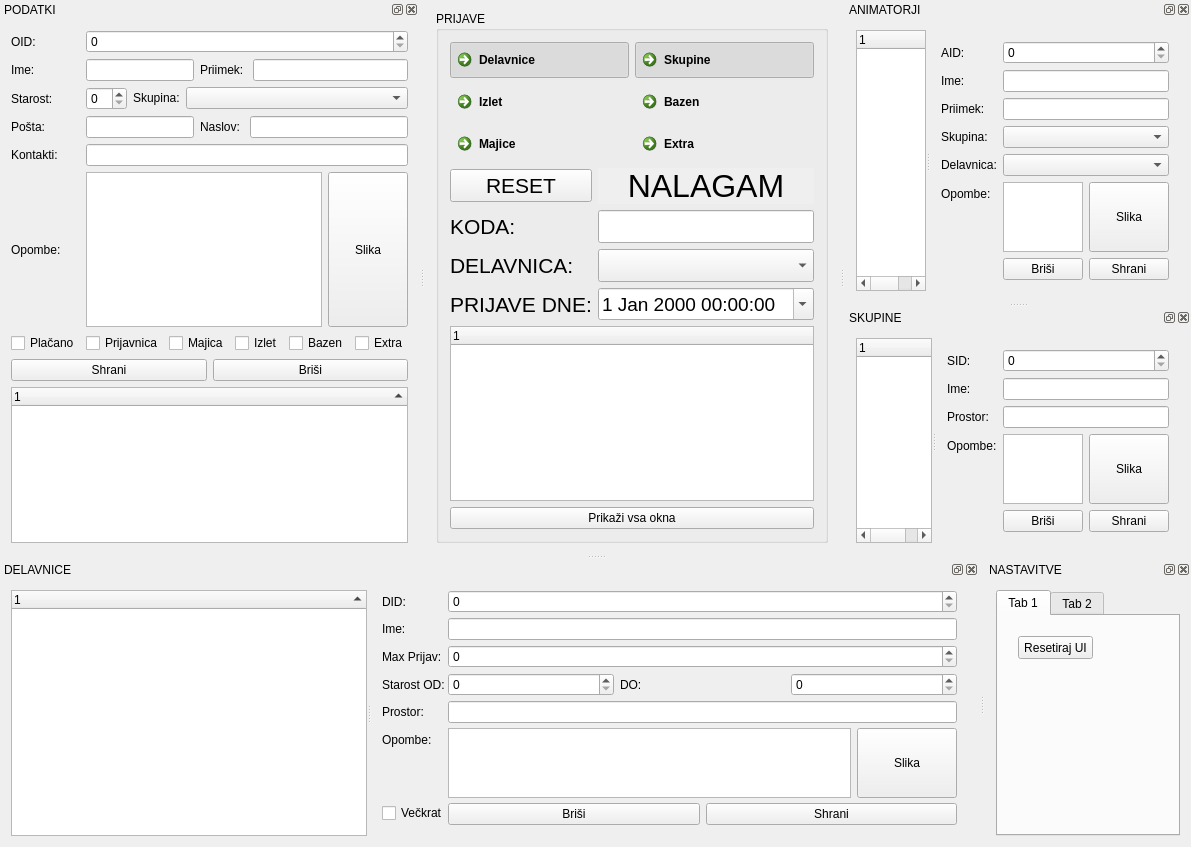
<?xml version="1.0" encoding="UTF-8"?>
<ui version="4.0">
 <class>Oratorij</class>
 <widget class="QMainWindow" name="Oratorij">
  <property name="geometry">
   <rect>
    <x>0</x>
    <y>0</y>
    <width>1083</width>
    <height>774</height>
   </rect>
  </property>
  <property name="windowTitle">
   <string>Oratorij</string>
  </property>
  <widget class="QWidget" name="centralWidget">
   <layout class="QGridLayout" name="gridLayout_6">
    <item row="0" column="0">
     <widget class="QGroupBox" name="PrijaveGB">
      <property name="title">
       <string>PRIJAVE</string>
      </property>
      <layout class="QGridLayout" name="gridLayout_13">
       <item row="5" column="0">
        <widget class="QLabel" name="delavnicaLabel">
         <property name="font">
          <font>
           <pointsize>16</pointsize>
          </font>
         </property>
         <property name="text">
          <string>DELAVNICA:</string>
         </property>
        </widget>
       </item>
       <item row="2" column="0" colspan="2">
        <layout class="QGridLayout" name="prijaveGridLayout">
         <item row="1" column="0">
          <widget class="QCommandLinkButton" name="delavniceButton">
           <property name="text">
            <string>Delavnice</string>
           </property>
           <property name="checkable">
            <bool>true</bool>
           </property>
           <property name="checked">
            <bool>true</bool>
           </property>
          </widget>
         </item>
         <item row="2" column="1">
          <widget class="QCommandLinkButton" name="bazenButon">
           <property name="text">
            <string>Bazen</string>
           </property>
           <property name="checkable">
            <bool>true</bool>
           </property>
          </widget>
         </item>
         <item row="2" column="0">
          <widget class="QCommandLinkButton" name="izletButton">
           <property name="text">
            <string>Izlet</string>
           </property>
           <property name="checkable">
            <bool>true</bool>
           </property>
          </widget>
         </item>
         <item row="3" column="1">
          <widget class="QCommandLinkButton" name="extraButton">
           <property name="text">
            <string>Extra</string>
           </property>
           <property name="checkable">
            <bool>true</bool>
           </property>
          </widget>
         </item>
         <item row="3" column="0">
          <widget class="QCommandLinkButton" name="majiceButton">
           <property name="text">
            <string>Majice</string>
           </property>
           <property name="checkable">
            <bool>true</bool>
           </property>
           <property name="checked">
            <bool>false</bool>
           </property>
          </widget>
         </item>
         <item row="1" column="1">
          <widget class="QCommandLinkButton" name="skupineButton">
           <property name="text">
            <string>Skupine</string>
           </property>
           <property name="checkable">
            <bool>true</bool>
           </property>
           <property name="checked">
            <bool>true</bool>
           </property>
          </widget>
         </item>
        </layout>
       </item>
       <item row="4" column="0">
        <widget class="QLabel" name="kodaLabel">
         <property name="font">
          <font>
           <pointsize>16</pointsize>
          </font>
         </property>
         <property name="text">
          <string>KODA:</string>
         </property>
        </widget>
       </item>
       <item row="4" column="1">
        <widget class="QLineEdit" name="koda">
         <property name="font">
          <font>
           <pointsize>16</pointsize>
          </font>
         </property>
         <property name="inputMask">
          <string/>
         </property>
         <property name="text">
          <string/>
         </property>
        </widget>
       </item>
       <item row="6" column="1">
        <widget class="QDateTimeEdit" name="datupPrijav">
         <property name="font">
          <font>
           <pointsize>14</pointsize>
          </font>
         </property>
         <property name="calendarPopup">
          <bool>true</bool>
         </property>
        </widget>
       </item>
       <item row="5" column="1">
        <widget class="QComboBox" name="izborDelavnice">
         <property name="font">
          <font>
           <pointsize>16</pointsize>
          </font>
         </property>
         <property name="modelColumn">
          <number>0</number>
         </property>
        </widget>
       </item>
       <item row="6" column="0">
        <widget class="QLabel" name="prijaveDneLabel">
         <property name="font">
          <font>
           <pointsize>16</pointsize>
          </font>
         </property>
         <property name="text">
          <string>PRIJAVE DNE:</string>
         </property>
        </widget>
       </item>
       <item row="3" column="1">
        <widget class="QLabel" name="status">
         <property name="font">
          <font>
           <pointsize>24</pointsize>
          </font>
         </property>
         <property name="layoutDirection">
          <enum>Qt::LeftToRight</enum>
         </property>
         <property name="autoFillBackground">
          <bool>true</bool>
         </property>
         <property name="frameShape">
          <enum>QFrame::NoFrame</enum>
         </property>
         <property name="text">
          <string>NALAGAM</string>
         </property>
         <property name="alignment">
          <set>Qt::AlignCenter</set>
         </property>
        </widget>
       </item>
       <item row="3" column="0">
        <widget class="QPushButton" name="pReset">
         <property name="font">
          <font>
           <pointsize>16</pointsize>
          </font>
         </property>
         <property name="text">
          <string>RESET</string>
         </property>
        </widget>
       </item>
       <item row="9" column="0" colspan="2">
        <widget class="QPushButton" name="showGui">
         <property name="text">
          <string>Prikaži vsa okna</string>
         </property>
        </widget>
       </item>
       <item row="8" column="0" colspan="2">
        <widget class="QTreeWidget" name="prijave">
         <property name="mouseTracking">
          <bool>true</bool>
         </property>
         <property name="allColumnsShowFocus">
          <bool>true</bool>
         </property>
         <attribute name="headerCascadingSectionResizes">
          <bool>false</bool>
         </attribute>
         <attribute name="headerDefaultSectionSize">
          <number>100</number>
         </attribute>
         <column>
          <property name="text">
           <string notr="true">1</string>
          </property>
         </column>
        </widget>
       </item>
      </layout>
     </widget>
    </item>
   </layout>
  </widget>
  <widget class="QDockWidget" name="podatkiDock">
   <property name="windowTitle">
    <string>PODATKI</string>
   </property>
   <attribute name="dockWidgetArea">
    <number>1</number>
   </attribute>
   <widget class="QWidget" name="podatkiDockWidget">
    <layout class="QGridLayout" name="gridLayout">
     <item row="0" column="0">
      <layout class="QGridLayout" name="pLayout">
       <item row="2" column="1">
        <layout class="QFormLayout" name="pStarosSkupinaLayout">
         <property name="fieldGrowthPolicy">
          <enum>QFormLayout::AllNonFixedFieldsGrow</enum>
         </property>
         <item row="0" column="0">
          <widget class="QSpinBox" name="pStarost"/>
         </item>
         <item row="0" column="1">
          <layout class="QFormLayout" name="pSkupinaLAyout">
           <property name="fieldGrowthPolicy">
            <enum>QFormLayout::AllNonFixedFieldsGrow</enum>
           </property>
           <item row="0" column="0">
            <widget class="QLabel" name="pSkupinaLabel">
             <property name="text">
              <string>Skupina:</string>
             </property>
            </widget>
           </item>
           <item row="0" column="1">
            <widget class="QComboBox" name="pSkupina">
             <property name="editable">
              <bool>false</bool>
             </property>
            </widget>
           </item>
          </layout>
         </item>
        </layout>
       </item>
       <item row="1" column="1">
        <layout class="QFormLayout" name="pImePriimeklayout">
         <item row="0" column="0">
          <widget class="QLineEdit" name="pIme">
           <property name="maxLength">
            <number>100</number>
           </property>
          </widget>
         </item>
         <item row="0" column="1">
          <layout class="QFormLayout" name="pPriimekLayout">
           <item row="0" column="0">
            <widget class="QLabel" name="pPriimekLabel">
             <property name="text">
              <string>Priimek: </string>
             </property>
            </widget>
           </item>
           <item row="0" column="1">
            <widget class="QLineEdit" name="pPriimek">
             <property name="maxLength">
              <number>100</number>
             </property>
            </widget>
           </item>
          </layout>
         </item>
        </layout>
       </item>
       <item row="6" column="1">
        <layout class="QGridLayout" name="pCheckLayout">
         <item row="1" column="1">
          <widget class="QCheckBox" name="pPrijavnica">
           <property name="text">
            <string>Prijavnica</string>
           </property>
          </widget>
         </item>
         <item row="1" column="2">
          <widget class="QCheckBox" name="pMajica">
           <property name="text">
            <string>Majica</string>
           </property>
          </widget>
         </item>
         <item row="1" column="6">
          <widget class="QCheckBox" name="pExtra">
           <property name="text">
            <string>Extra</string>
           </property>
          </widget>
         </item>
         <item row="1" column="4">
          <widget class="QCheckBox" name="pBazen">
           <property name="text">
            <string>Bazen</string>
           </property>
          </widget>
         </item>
         <item row="1" column="3">
          <widget class="QCheckBox" name="pIzlet">
           <property name="text">
            <string>Izlet</string>
           </property>
          </widget>
         </item>
        </layout>
       </item>
       <item row="4" column="1">
        <widget class="QLineEdit" name="pKontakt">
         <property name="maxLength">
          <number>100</number>
         </property>
        </widget>
       </item>
       <item row="0" column="0">
        <widget class="QLabel" name="pOidLabel">
         <property name="text">
          <string>OID:</string>
         </property>
        </widget>
       </item>
       <item row="3" column="1">
        <layout class="QFormLayout" name="pNaslovPostaLayout">
         <property name="fieldGrowthPolicy">
          <enum>QFormLayout::AllNonFixedFieldsGrow</enum>
         </property>
         <item row="0" column="0">
          <widget class="QLineEdit" name="pPosta">
           <property name="maxLength">
            <number>100</number>
           </property>
          </widget>
         </item>
         <item row="0" column="1">
          <layout class="QFormLayout" name="pNaslovLayout">
           <item row="0" column="0">
            <widget class="QLabel" name="pNaslovLabel">
             <property name="text">
              <string>Naslov: </string>
             </property>
            </widget>
           </item>
           <item row="0" column="1">
            <widget class="QLineEdit" name="pNaslov">
             <property name="maxLength">
              <number>100</number>
             </property>
            </widget>
           </item>
          </layout>
         </item>
        </layout>
       </item>
       <item row="1" column="0">
        <widget class="QLabel" name="pImeLabel">
         <property name="text">
          <string>Ime:</string>
         </property>
        </widget>
       </item>
       <item row="4" column="0">
        <widget class="QLabel" name="pKontaktLabel">
         <property name="text">
          <string>Kontakti:</string>
         </property>
        </widget>
       </item>
       <item row="2" column="0">
        <widget class="QLabel" name="pStarostLabel">
         <property name="text">
          <string>Starost:</string>
         </property>
        </widget>
       </item>
       <item row="3" column="0">
        <widget class="QLabel" name="pPostaLabel">
         <property name="text">
          <string>Pošta:</string>
         </property>
        </widget>
       </item>
       <item row="6" column="0">
        <widget class="QCheckBox" name="pPlacano">
         <property name="text">
          <string>Plačano</string>
         </property>
        </widget>
       </item>
       <item row="5" column="0">
        <widget class="QLabel" name="pOpombeLabel">
         <property name="text">
          <string>Opombe:</string>
         </property>
        </widget>
       </item>
       <item row="0" column="1">
        <widget class="QSpinBox" name="oid">
         <property name="maximum">
          <number>999999999</number>
         </property>
        </widget>
       </item>
       <item row="5" column="1">
        <layout class="QGridLayout" name="poGridLayout">
         <item row="0" column="0">
          <widget class="QTextBrowser" name="pOpombe">
           <property name="sizePolicy">
            <sizepolicy hsizetype="Expanding" vsizetype="Expanding">
             <horstretch>0</horstretch>
             <verstretch>0</verstretch>
            </sizepolicy>
           </property>
           <property name="maximumSize">
            <size>
             <width>16777215</width>
             <height>16777215</height>
            </size>
           </property>
           <property name="readOnly">
            <bool>false</bool>
           </property>
          </widget>
         </item>
         <item row="0" column="2">
          <widget class="PixPushButton" name="pSlika">
           <property name="sizePolicy">
            <sizepolicy hsizetype="Expanding" vsizetype="Expanding">
             <horstretch>0</horstretch>
             <verstretch>0</verstretch>
            </sizepolicy>
           </property>
           <property name="maximumSize">
            <size>
             <width>16777215</width>
             <height>16777215</height>
            </size>
           </property>
           <property name="text">
            <string>Slika</string>
           </property>
          </widget>
         </item>
        </layout>
       </item>
      </layout>
     </item>
     <item row="1" column="0">
      <layout class="QGridLayout" name="pButtonLayout">
       <item row="0" column="2">
        <widget class="QPushButton" name="pShrani">
         <property name="text">
          <string>Shrani</string>
         </property>
        </widget>
       </item>
       <item row="0" column="3">
        <widget class="QPushButton" name="pBrisi">
         <property name="text">
          <string>Briši</string>
         </property>
        </widget>
       </item>
      </layout>
     </item>
     <item row="2" column="0">
      <widget class="QTreeWidget" name="otroci">
       <property name="mouseTracking">
        <bool>true</bool>
       </property>
       <property name="indentation">
        <number>0</number>
       </property>
       <property name="sortingEnabled">
        <bool>true</bool>
       </property>
       <property name="allColumnsShowFocus">
        <bool>true</bool>
       </property>
       <column>
        <property name="text">
         <string notr="true">1</string>
        </property>
       </column>
      </widget>
     </item>
    </layout>
   </widget>
  </widget>
  <widget class="QDockWidget" name="delavniceDock">
   <property name="windowTitle">
    <string>DELAVNICE</string>
   </property>
   <attribute name="dockWidgetArea">
    <number>8</number>
   </attribute>
   <widget class="QWidget" name="deavniceDockWidget">
    <layout class="QGridLayout" name="gridLayout_2">
     <item row="0" column="0">
      <widget class="QSplitter" name="dSplitter">
       <property name="orientation">
        <enum>Qt::Horizontal</enum>
       </property>
       <widget class="QTreeWidget" name="delavnice">
        <property name="sizePolicy">
         <sizepolicy hsizetype="Expanding" vsizetype="Expanding">
          <horstretch>0</horstretch>
          <verstretch>0</verstretch>
         </sizepolicy>
        </property>
        <property name="minimumSize">
         <size>
          <width>0</width>
          <height>0</height>
         </size>
        </property>
        <property name="mouseTracking">
         <bool>true</bool>
        </property>
        <property name="showDropIndicator" stdset="0">
         <bool>false</bool>
        </property>
        <property name="dragEnabled">
         <bool>false</bool>
        </property>
        <property name="dragDropOverwriteMode">
         <bool>false</bool>
        </property>
        <property name="dragDropMode">
         <enum>QAbstractItemView::NoDragDrop</enum>
        </property>
        <property name="indentation">
         <number>0</number>
        </property>
        <property name="rootIsDecorated">
         <bool>false</bool>
        </property>
        <property name="sortingEnabled">
         <bool>true</bool>
        </property>
        <attribute name="headerCascadingSectionResizes">
         <bool>false</bool>
        </attribute>
        <column>
         <property name="text">
          <string notr="true">1</string>
         </property>
        </column>
       </widget>
       <widget class="QWidget" name="layoutWidget1">
        <property name="sizePolicy">
         <sizepolicy hsizetype="Preferred" vsizetype="Preferred">
          <horstretch>0</horstretch>
          <verstretch>0</verstretch>
         </sizepolicy>
        </property>
        <layout class="QFormLayout" name="dInputLayout">
         <property name="fieldGrowthPolicy">
          <enum>QFormLayout::AllNonFixedFieldsGrow</enum>
         </property>
         <property name="horizontalSpacing">
          <number>0</number>
         </property>
         <property name="verticalSpacing">
          <number>5</number>
         </property>
         <property name="topMargin">
          <number>0</number>
         </property>
         <item row="0" column="0">
          <widget class="QLabel" name="didLabel">
           <property name="text">
            <string>DID:</string>
           </property>
          </widget>
         </item>
         <item row="0" column="1">
          <widget class="QSpinBox" name="did">
           <property name="maximum">
            <number>999999999</number>
           </property>
          </widget>
         </item>
         <item row="1" column="0">
          <widget class="QLabel" name="dImeLabel">
           <property name="text">
            <string>Ime:</string>
           </property>
          </widget>
         </item>
         <item row="1" column="1">
          <widget class="QLineEdit" name="dIme">
           <property name="maxLength">
            <number>100</number>
           </property>
          </widget>
         </item>
         <item row="2" column="0">
          <widget class="QLabel" name="dmaxPrijav">
           <property name="text">
            <string>Max Prijav:</string>
           </property>
          </widget>
         </item>
         <item row="2" column="1">
          <widget class="QSpinBox" name="dMax"/>
         </item>
         <item row="3" column="0">
          <widget class="QLabel" name="dStarostOdLabel">
           <property name="text">
            <string>Starost OD:</string>
           </property>
          </widget>
         </item>
         <item row="3" column="1">
          <layout class="QGridLayout" name="delavniceGrid">
           <item row="0" column="1">
            <widget class="QLabel" name="doLabel">
             <property name="text">
              <string>DO:</string>
             </property>
            </widget>
           </item>
           <item row="0" column="0">
            <widget class="QSpinBox" name="dOd"/>
           </item>
           <item row="0" column="2">
            <widget class="QSpinBox" name="dDo"/>
           </item>
          </layout>
         </item>
         <item row="4" column="0">
          <widget class="QLabel" name="dProsotrLabel">
           <property name="text">
            <string>Prostor:</string>
           </property>
          </widget>
         </item>
         <item row="4" column="1">
          <widget class="QLineEdit" name="dProstor"/>
         </item>
         <item row="5" column="0">
          <widget class="QLabel" name="dOpombeLabel">
           <property name="text">
            <string>Opombe:</string>
           </property>
          </widget>
         </item>
         <item row="5" column="1">
          <layout class="QGridLayout" name="doGridLayout">
           <item row="0" column="0">
            <widget class="QTextBrowser" name="dOpombe">
             <property name="maximumSize">
              <size>
               <width>16777215</width>
               <height>16777215</height>
              </size>
             </property>
             <property name="readOnly">
              <bool>false</bool>
             </property>
            </widget>
           </item>
           <item row="0" column="1">
            <widget class="PixPushButton" name="dSlika">
             <property name="sizePolicy">
              <sizepolicy hsizetype="Expanding" vsizetype="Expanding">
               <horstretch>0</horstretch>
               <verstretch>0</verstretch>
              </sizepolicy>
             </property>
             <property name="maximumSize">
              <size>
               <width>100</width>
               <height>16777215</height>
              </size>
             </property>
             <property name="text">
              <string>Slika</string>
             </property>
            </widget>
           </item>
          </layout>
         </item>
         <item row="6" column="0">
          <widget class="QCheckBox" name="dVec">
           <property name="text">
            <string>Večkrat</string>
           </property>
           <property name="checked">
            <bool>false</bool>
           </property>
          </widget>
         </item>
         <item row="6" column="1">
          <layout class="QGridLayout" name="delavniceButtons">
           <item row="0" column="0">
            <widget class="QPushButton" name="dBrisi">
             <property name="text">
              <string>Briši</string>
             </property>
            </widget>
           </item>
           <item row="0" column="1">
            <widget class="QPushButton" name="dShrani">
             <property name="text">
              <string>Shrani</string>
             </property>
            </widget>
           </item>
          </layout>
         </item>
        </layout>
       </widget>
      </widget>
     </item>
    </layout>
   </widget>
  </widget>
  <widget class="QDockWidget" name="nastavitveDock">
   <property name="windowTitle">
    <string>NASTAVITVE</string>
   </property>
   <attribute name="dockWidgetArea">
    <number>8</number>
   </attribute>
   <widget class="QWidget" name="nastavitveDockWidget">
    <layout class="QGridLayout" name="gridLayout_5">
     <item row="0" column="0">
      <widget class="QTabWidget" name="tabWidget">
       <property name="currentIndex">
        <number>0</number>
       </property>
       <widget class="QWidget" name="tab">
        <attribute name="title">
         <string>Tab 1</string>
        </attribute>
        <widget class="QPushButton" name="resetUI">
         <property name="geometry">
          <rect>
           <x>20</x>
           <y>20</y>
           <width>75</width>
           <height>23</height>
          </rect>
         </property>
         <property name="text">
          <string>Resetiraj UI</string>
         </property>
        </widget>
       </widget>
       <widget class="QWidget" name="tab_2">
        <attribute name="title">
         <string>Tab 2</string>
        </attribute>
       </widget>
      </widget>
     </item>
    </layout>
   </widget>
  </widget>
  <widget class="QDockWidget" name="animatorjiDock">
   <property name="windowTitle">
    <string>ANIMATORJI</string>
   </property>
   <attribute name="dockWidgetArea">
    <number>2</number>
   </attribute>
   <widget class="QWidget" name="animatorjiDockWidget">
    <layout class="QGridLayout" name="gridLayout_4">
     <item row="0" column="0">
      <widget class="QSplitter" name="aSplitter">
       <property name="orientation">
        <enum>Qt::Horizontal</enum>
       </property>
       <widget class="QTreeWidget" name="animatorji">
        <property name="mouseTracking">
         <bool>true</bool>
        </property>
        <property name="indentation">
         <number>0</number>
        </property>
        <property name="sortingEnabled">
         <bool>true</bool>
        </property>
        <property name="allColumnsShowFocus">
         <bool>true</bool>
        </property>
        <column>
         <property name="text">
          <string notr="true">1</string>
         </property>
        </column>
       </widget>
       <widget class="QWidget" name="layoutWidget2">
        <layout class="QFormLayout" name="aFrameLayout">
         <property name="fieldGrowthPolicy">
          <enum>QFormLayout::AllNonFixedFieldsGrow</enum>
         </property>
         <item row="0" column="0">
          <widget class="QLabel" name="aidLabel">
           <property name="text">
            <string>AID:</string>
           </property>
          </widget>
         </item>
         <item row="1" column="0">
          <widget class="QLabel" name="aImeLabel">
           <property name="text">
            <string>Ime:</string>
           </property>
          </widget>
         </item>
         <item row="1" column="1">
          <widget class="QLineEdit" name="aIme">
           <property name="maxLength">
            <number>100</number>
           </property>
          </widget>
         </item>
         <item row="2" column="0">
          <widget class="QLabel" name="aPriimekLabel">
           <property name="text">
            <string>Priimek:</string>
           </property>
          </widget>
         </item>
         <item row="2" column="1">
          <widget class="QLineEdit" name="aPriimek">
           <property name="maxLength">
            <number>100</number>
           </property>
          </widget>
         </item>
         <item row="3" column="0">
          <widget class="QLabel" name="aSkupinaLabel">
           <property name="text">
            <string>Skupina:</string>
           </property>
          </widget>
         </item>
         <item row="3" column="1">
          <widget class="QComboBox" name="aSkupina"/>
         </item>
         <item row="4" column="0">
          <widget class="QLabel" name="aDelavnicaLabel">
           <property name="text">
            <string>Delavnica:</string>
           </property>
          </widget>
         </item>
         <item row="4" column="1">
          <widget class="QComboBox" name="aDelavnica"/>
         </item>
         <item row="5" column="0">
          <widget class="QLabel" name="aOpombeLabel">
           <property name="text">
            <string>Opombe:</string>
           </property>
          </widget>
         </item>
         <item row="5" column="1">
          <layout class="QGridLayout" name="aoGridLayout">
           <item row="0" column="0">
            <widget class="QTextBrowser" name="aOpombe">
             <property name="maximumSize">
              <size>
               <width>16777215</width>
               <height>16777215</height>
              </size>
             </property>
             <property name="readOnly">
              <bool>false</bool>
             </property>
            </widget>
           </item>
           <item row="0" column="1">
            <widget class="PixPushButton" name="aSlika">
             <property name="sizePolicy">
              <sizepolicy hsizetype="Expanding" vsizetype="Expanding">
               <horstretch>0</horstretch>
               <verstretch>0</verstretch>
              </sizepolicy>
             </property>
             <property name="text">
              <string>Slika</string>
             </property>
            </widget>
           </item>
          </layout>
         </item>
         <item row="0" column="1">
          <widget class="QSpinBox" name="aid">
           <property name="maximum">
            <number>999999999</number>
           </property>
          </widget>
         </item>
         <item row="6" column="1">
          <layout class="QGridLayout" name="aButtonLayout">
           <item row="0" column="0">
            <widget class="QPushButton" name="aBrsi">
             <property name="text">
              <string>Briši</string>
             </property>
            </widget>
           </item>
           <item row="0" column="1">
            <widget class="QPushButton" name="aShrani">
             <property name="text">
              <string>Shrani</string>
             </property>
            </widget>
           </item>
          </layout>
         </item>
        </layout>
       </widget>
      </widget>
     </item>
    </layout>
   </widget>
  </widget>
  <widget class="QDockWidget" name="skupineDock">
   <property name="windowTitle">
    <string>SKUPINE</string>
   </property>
   <attribute name="dockWidgetArea">
    <number>2</number>
   </attribute>
   <widget class="QWidget" name="skupineDockWidgert">
    <layout class="QGridLayout" name="gridLayout_3">
     <item row="0" column="0">
      <widget class="QSplitter" name="sSpliter">
       <property name="orientation">
        <enum>Qt::Horizontal</enum>
       </property>
       <widget class="QTreeWidget" name="skupine">
        <property name="mouseTracking">
         <bool>true</bool>
        </property>
        <property name="selectionMode">
         <enum>QAbstractItemView::SingleSelection</enum>
        </property>
        <property name="indentation">
         <number>0</number>
        </property>
        <property name="sortingEnabled">
         <bool>true</bool>
        </property>
        <property name="animated">
         <bool>false</bool>
        </property>
        <property name="allColumnsShowFocus">
         <bool>false</bool>
        </property>
        <column>
         <property name="text">
          <string notr="true">1</string>
         </property>
        </column>
       </widget>
       <widget class="QWidget" name="layoutWidget">
        <layout class="QFormLayout" name="sLayout">
         <property name="fieldGrowthPolicy">
          <enum>QFormLayout::AllNonFixedFieldsGrow</enum>
         </property>
         <item row="0" column="0">
          <widget class="QLabel" name="sidLabel">
           <property name="text">
            <string>SID:</string>
           </property>
          </widget>
         </item>
         <item row="0" column="1">
          <widget class="QSpinBox" name="sid">
           <property name="maximum">
            <number>999999999</number>
           </property>
          </widget>
         </item>
         <item row="1" column="0">
          <widget class="QLabel" name="sImeLabel">
           <property name="text">
            <string>Ime:</string>
           </property>
          </widget>
         </item>
         <item row="1" column="1">
          <widget class="QLineEdit" name="skIme">
           <property name="maxLength">
            <number>100</number>
           </property>
          </widget>
         </item>
         <item row="2" column="0">
          <widget class="QLabel" name="sProstorLabel">
           <property name="text">
            <string>Prostor:</string>
           </property>
          </widget>
         </item>
         <item row="2" column="1">
          <widget class="QLineEdit" name="skProstor">
           <property name="maxLength">
            <number>32767</number>
           </property>
           <property name="readOnly">
            <bool>false</bool>
           </property>
          </widget>
         </item>
         <item row="3" column="0">
          <widget class="QLabel" name="sOpombeLabel">
           <property name="text">
            <string>Opombe:</string>
           </property>
          </widget>
         </item>
         <item row="3" column="1">
          <layout class="QGridLayout" name="soGridLayout">
           <item row="0" column="0">
            <widget class="QTextBrowser" name="sOpombe">
             <property name="maximumSize">
              <size>
               <width>16777215</width>
               <height>16777215</height>
              </size>
             </property>
             <property name="readOnly">
              <bool>false</bool>
             </property>
            </widget>
           </item>
           <item row="0" column="1">
            <widget class="PixPushButton" name="sSlika">
             <property name="sizePolicy">
              <sizepolicy hsizetype="Expanding" vsizetype="Expanding">
               <horstretch>0</horstretch>
               <verstretch>0</verstretch>
              </sizepolicy>
             </property>
             <property name="text">
              <string>Slika</string>
             </property>
            </widget>
           </item>
          </layout>
         </item>
         <item row="4" column="1">
          <layout class="QGridLayout" name="sButtonLayout">
           <item row="0" column="0">
            <widget class="QPushButton" name="sBrisi">
             <property name="text">
              <string>Briši</string>
             </property>
            </widget>
           </item>
           <item row="0" column="1">
            <widget class="QPushButton" name="sShrani">
             <property name="text">
              <string>Shrani</string>
             </property>
            </widget>
           </item>
          </layout>
         </item>
        </layout>
       </widget>
      </widget>
     </item>
    </layout>
   </widget>
  </widget>
 </widget>
 <layoutdefault spacing="6" margin="11"/>
 <customwidgets>
  <customwidget>
   <class>PixPushButton</class>
   <extends>QPushButton</extends>
   <header location="global">oratorij.h</header>
  </customwidget>
 </customwidgets>
 <resources/>
 <connections>
  <connection>
   <sender>showGui</sender>
   <signal>clicked()</signal>
   <receiver>podatkiDock</receiver>
   <slot>show()</slot>
   <hints>
    <hint type="sourcelabel">
     <x>750</x>
     <y>481</y>
    </hint>
    <hint type="destinationlabel">
     <x>306</x>
     <y>13</y>
    </hint>
   </hints>
  </connection>
  <connection>
   <sender>showGui</sender>
   <signal>clicked()</signal>
   <receiver>animatorjiDock</receiver>
   <slot>show()</slot>
   <hints>
    <hint type="sourcelabel">
     <x>750</x>
     <y>481</y>
    </hint>
    <hint type="destinationlabel">
     <x>814</x>
     <y>10</y>
    </hint>
   </hints>
  </connection>
  <connection>
   <sender>showGui</sender>
   <signal>clicked()</signal>
   <receiver>skupineDock</receiver>
   <slot>show()</slot>
   <hints>
    <hint type="sourcelabel">
     <x>750</x>
     <y>481</y>
    </hint>
    <hint type="destinationlabel">
     <x>1082</x>
     <y>500</y>
    </hint>
   </hints>
  </connection>
  <connection>
   <sender>showGui</sender>
   <signal>clicked()</signal>
   <receiver>nastavitveDock</receiver>
   <slot>show()</slot>
   <hints>
    <hint type="sourcelabel">
     <x>750</x>
     <y>481</y>
    </hint>
    <hint type="destinationlabel">
     <x>1082</x>
     <y>773</y>
    </hint>
   </hints>
  </connection>
  <connection>
   <sender>showGui</sender>
   <signal>clicked()</signal>
   <receiver>delavniceDock</receiver>
   <slot>show()</slot>
   <hints>
    <hint type="sourcelabel">
     <x>750</x>
     <y>481</y>
    </hint>
    <hint type="destinationlabel">
     <x>612</x>
     <y>773</y>
    </hint>
   </hints>
  </connection>
 </connections>
</ui>
